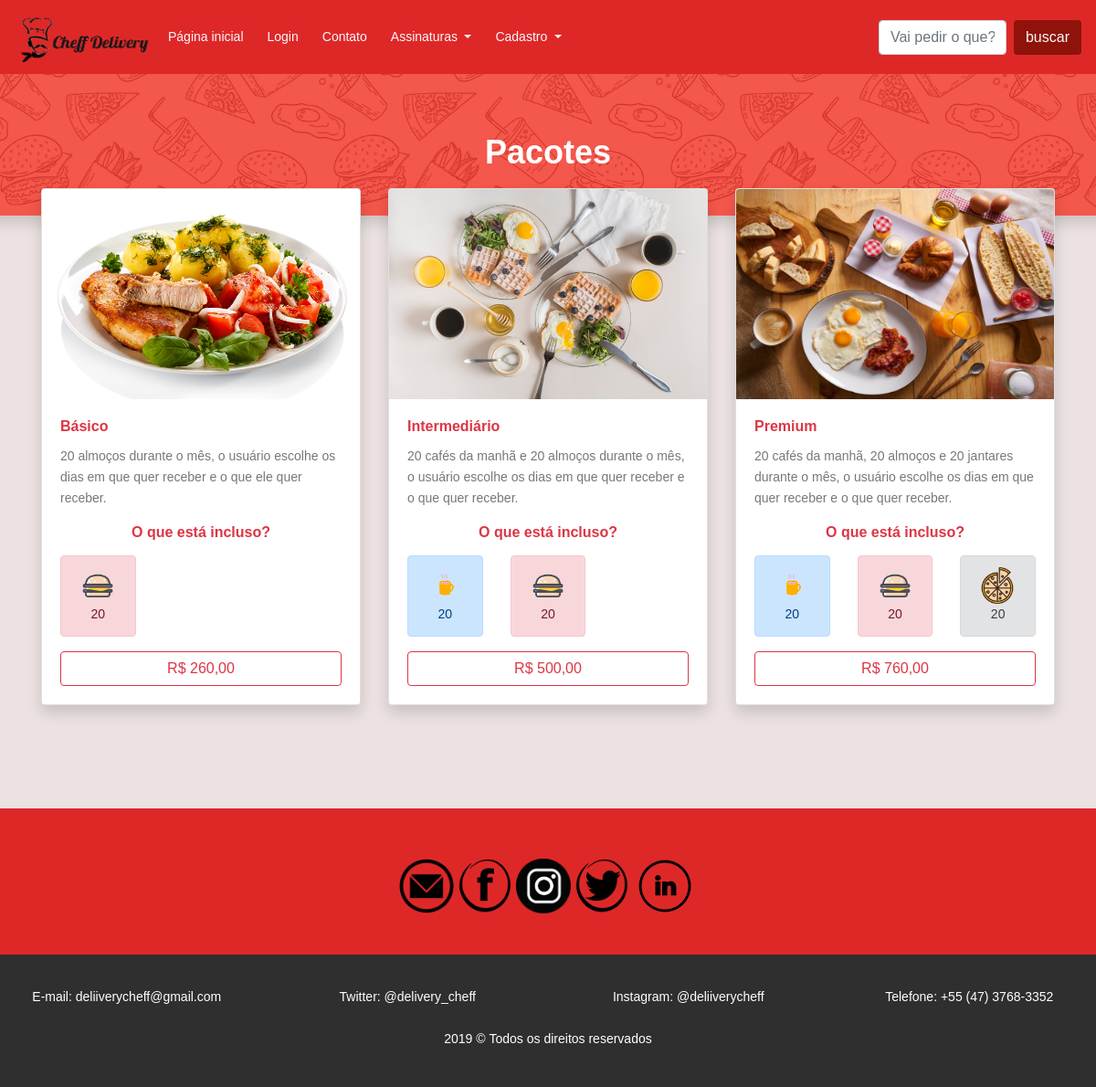
/pacotes.php, run on an earlier commit of the app's database.
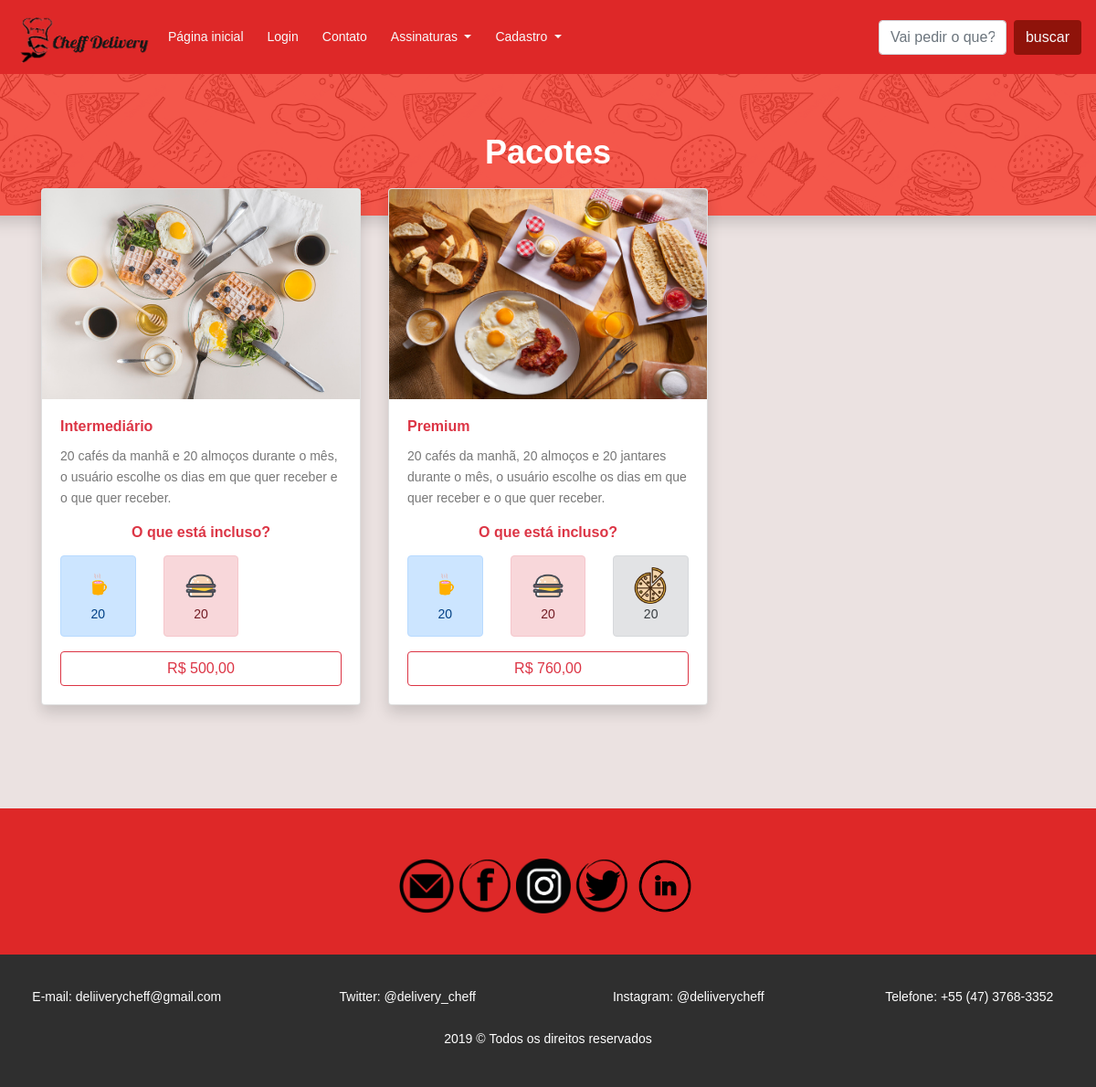
And on a later commit of the database.
### tables this page shows
CREATE TABLE `pacotes` (
  `id` int(11) NOT NULL,
  `nome_pacote` varchar(255) NOT NULL,
  `nome_imagem` varchar(255) NOT NULL,
  `descricao_pacote` varchar(255) NOT NULL,
  `preco_pacote` varchar(255) NOT NULL,
  `quantidade_cafe` int(11) NOT NULL,
  `quantidade_almoco` int(11) NOT NULL,
  `quantidade_janta` int(11) NOT NULL
);

### pacotes.php (the view, shortened to what this page needs)
<?php
require_once"include/conexao.php";
$lista = "SELECT * FROM pacotes";
$queryPacote = mysqli_query($con, $lista);
$lista = mysqli_fetch_all($queryPacote, MYSQLI_ASSOC);
?>
<!DOCTYPE html>
<html lang="pt-br">
<head>
	<link rel="stylesheet" href="https://stackpath.bootstrapcdn.com/bootstrap/4.3.1/css/bootstrap.min.css">
	<link rel="stylesheet" type="text/css" href="media/css/estilos.css">
	<link rel="stylesheet" href="media/css/main.css">
</head>
<body style="background-color: rgb(235, 226, 225);">
	<?php
	require_once "header.php";
	?>
	<div class="row">
		<div class="shadow" style="  background-color: #f2392c ;
		background-image: url('media/images/food-pattern.png');
		min-height: 100px;
		min-width: 100%;
		background-size: 30%;
		background-position: center 1050px;">
		<div class="text-center my-5" >
			<h1 class="text-white pt-3 ">Pacotes</h1>
		</div>
	</div>
</div>
<div class="container">
	<div class="row">
		<?php foreach ($lista as $item) { ?>
			<div class="col-md-4 col-10 offset-1 offset-md-0 mb-5 " style=" margin-top: -30px !important;">
				<div class="card shadow">
					<img src="media/images/<?=$item['nome_imagem']?>" class="card-img-top" style="max-height: 230px;">
					<div class="card-body">
						<h5 class="card-title text-danger"><?=utf8_encode($item['nome_pacote'])?></h5>
						<p class="card-text"><?=utf8_encode($item['descricao_pacote'])?></p>
						<h5 class="text-danger text-center mb-3">O que está incluso?</h5>
						<div class="row">
							<?php if ($item['quantidade_cafe'] != 0) { ?>
								<div class="col-md-4 m-0" role="alert">
									<div class="alert alert-primary text-center">
										<img src="media/images/icone-cafe.png" style="max-height: 40px; margin-right: 7px;"><?=$item['quantidade_cafe']?><br>
									</div>
								</div>
							<?php } ?>
							<?php if ($item['quantidade_almoco'] != 0) { ?>
								<div class=" col-md-4 m-0" role="alert">
									<div class="alert alert-danger text-center">
										<img src="media/images/hamburger.png" style="max-height: 40px; margin-right: 7px;"><?=$item['quantidade_almoco']?><br>
									</div>
								</div>
							<?php } ?>
							<?php if ($item['quantidade_janta'] != 0) { ?>
								<div class=" col-md-4 m-0" role="alert">
									<div class="alert alert-secondary text-center">
										<img src="media/images/pizza.png" style="max-height: 40px; margin-right: 10px; "><?=$item['quantidade_janta']?>
									</div>
								</div>
							<?php } ?>
						</div>
						<a href="#" class="btn btn-outline-danger col-md-12"><?=$item['preco_pacote']?></a>
					</div>
				</div>
			</div>
		<?php } ?>
	</div>
</div>
<?php
require_once "footer.php";
?>
</body>
</html>

What changed in the data, as far as the page shows it:
removed pacotes: nome_imagem (picture), nome_pacote "Básico", descricao_pacote "20 almoços durante o mês, o usuário escolhe os dias em que quer receber e o que ele quer receber.", quantidade_almoco "20", preco_pacote "R$ 260,00"
